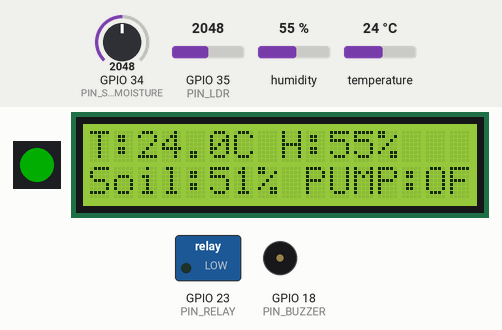
Recording of a program running on a simulated ESP32. Parts: 1 RGB LEDs in strip order, left to right, 16×2 character LCD, switched loads named in the program (green lamp = pin HIGH), buzzer (waves = sounding). The test bench sets the inputs (shaded band); at power-on: GPIO 34 (PIN_SOIL_MOISTURE) = 2048, temperature 24 °C, GPIO 35 (PIN_LDR) = 2048, humidity 55 %. Dim RGB values are drawn brighter than linear; WiFi joins after 1.5 s; servers stay silent unless stated; no MQTT or app messages arrive unless stated; what the program prints to the serial monitor is not drawn.

Above: at 4.3 s.
4.4 s: GPIO 34 (PIN_SOIL_MOISTURE) set to 1244
At 5.7 s:
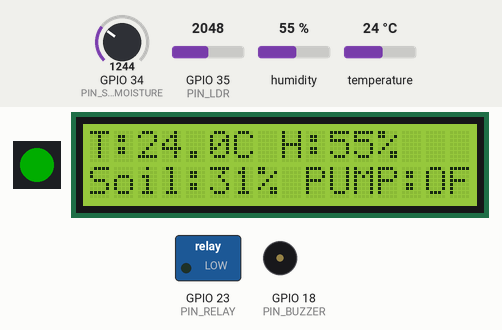
12.7 s: GPIO 34 (PIN_SOIL_MOISTURE) set to 1149
At 13.6 s:
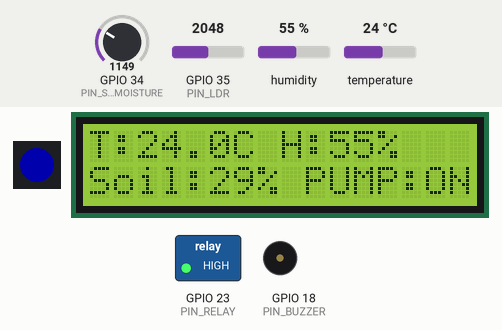
20.6 s: temperature set to 34.5 °C
At 24.5 s:
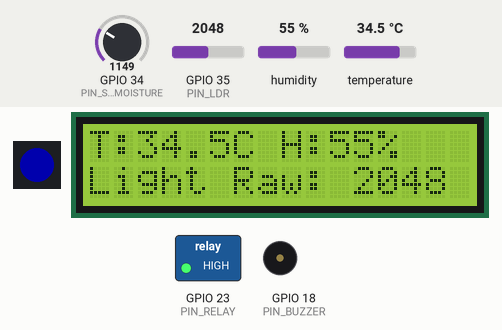
28.6 s: temperature set to 35.6 °C
At 32.3 s:
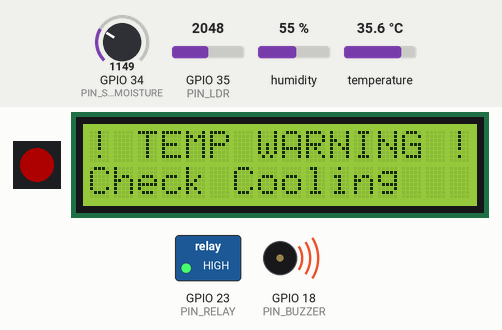
32.6 s: GPIO 34 (PIN_SOIL_MOISTURE) set to 18
34.3 s: GPIO 34 (PIN_SOIL_MOISTURE) set to 14
At 36.0 s:
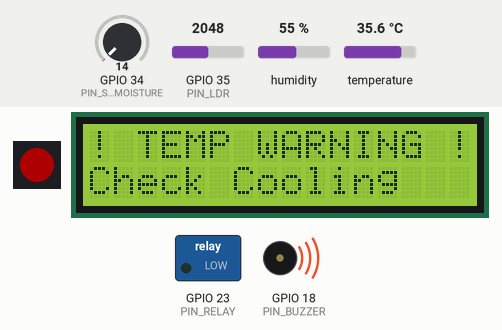
Timing chart, 0 to 37.5 s (numbered marks = the images above; inputs shaded):
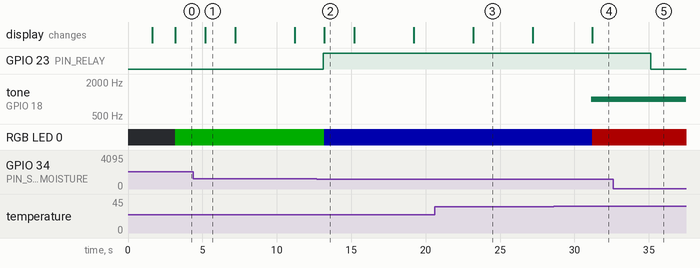

Measured:
- the behaviour switches between 1188 and 1187 on GPIO 34 (PIN_SOIL_MOISTURE) (found by bisection; images 1 and 2)
- the behaviour switches between 35 and 35.1 °C on temperature (found by bisection; images 3 and 4)
- the behaviour switches between 16 and 15 on GPIO 34 (PIN_SOIL_MOISTURE) (found by bisection; images 4 and 5)
- after the input at 4.4 s, the display: changes after 0.80 s (image 1)
- after the input at 12.7 s, GPIO 23 (PIN_RELAY): LOW → HIGH after 0.44 s; the display: changes after 0.49 s (image 2)
- after the input at 20.6 s, the display: changes after 2.6 s (image 3)
- after the input at 28.6 s, tone on GPIO 18 (PIN_BUZZER): silent → 1000 Hz after 2.5 s; the display: changes after 2.6 s (image 4)
- after the input at 32.6 s, every drawn part: stays the same
- after the input at 34.3 s, GPIO 23 (PIN_RELAY): HIGH → LOW after 0.84 s

The program:

main.cpp
```cpp
/**
 * @file main.cpp
 * @brief Enterprise IoT Smart Garden - Main execution firmware for ESP32.
 * @author JMRC
 */

#include <Arduino.h>
#include "config.h"
#include <sensors.h>
#include <actuators.h>
#include <display.h>
#include <network.h>


// --- NON-BLOCKING TIMING VARIABLES ---
unsigned long previousMillis = 0;
const long interval = 2000; // Read sensors and update system every 2 seconds
// Declaras esto fuera del loop (al principio de main.cpp o como variable global)
unsigned long lastTelemetryTime = 0;
const unsigned long telemetryInterval = 5000; // 5000 ms = 5 segundos

// Pump state variable for hysteresis control (prevents relay chatter)
bool pumpState = false;
unsigned long pumpStartTime = 0; // Tracks when the pump started running
bool pumpTimeoutError = false;   // Critical error flag for timeout exceeded

void setup() {
  Serial.begin(9600);
  // Conectar a la red Wi-Fi simulada de Wokwi
  WiFi.begin("Wokwi-GUEST", "");

  // Esperar a que se conecte (opcional pero recomendado para depurar)
  while (WiFi.status() != WL_CONNECTED) {
      delay(500);
      Serial.print(".");
  }
  Serial.println(F("\n[WiFi] Connected successfully to Wokwi-GUEST!"));
  // put your setup code here, to run once:

  Serial.println(F("[INIT] Booting Enterprise Smart Garden Node..."));
  initSensors();
  initActuators();
  initDisplay();
  initNetwork();
}

void loop() {
  // Mantener el cliente MQTT vivo en segundo plano
  // Es vital que esto se ejecute en cada pasada del loop para mantener la conexión viva
  mqttClient.loop();
  handleNetwork();
// Placed outside the 2-second interval so the operator can clear safety errors immediately.
if (Serial.available() > 0) {
    char command = Serial.read();
    if (command == 'R' || command == 'r') {
        pumpTimeoutError = false;
        pumpStartTime = 0;
        Serial.println(F("[INFO] Pump timeout error manually cleared by operator."));
    }
}

unsigned long currentMillis = millis();

// Non-blocking task execution based on defined interval
if (currentMillis - previousMillis >= interval) {
    previousMillis = currentMillis;

SensorData data = readAllSensors();
// Check each sensor cleanly using the flags processed in sensors.h
if (!data.dhtValid) {
    Serial.println(F("[ERROR] DHT22 sensor failure!"));
}
if (!data.soilValid) {
    Serial.println(F("[ERROR] Soil moisture sensor disconnected or failing!"));
}
if (!data.ldrValid) {
    Serial.println(F("[ERROR] LDR light sensor failure!"));
}
  // 2. Business Logic and Automation Rules
if (data.soilValid) {
    if (data.soilMoisturePercent < SOIL_PUMP_ON_THRESHOLD && !pumpTimeoutError) {
      // Hysteresis ON threshold: triggers only when soil drops below SOIL_PUMP_ON_THRESHOLD (e.g., 30%)
      // Also guarded by !pumpTimeoutError to prevent restarting after a safety shutdown
      if (!pumpState) {
           // Transition: Pump just turned on, record the start time for the watchdog timer
           pumpStartTime = currentMillis;
           pumpState = true;
        } else {
        // Pump was already running: check elapsed time
        if (currentMillis - pumpStartTime > MAX_PUMP_ON_TIME_MS) {
            pumpState = false;       // Emergency shut-off to prevent motor burnout or flooding
            pumpTimeoutError = true; // Lock further startups until soil recovers or system resets
            Serial.println(F("[CRITICAL] Pump timeout! Auto-shutoff engaged."));
        }
     }
} // Hysteresis OFF threshold: pump remains ON across the dead-band zone (30%-50%)
  // and only shuts off once moisture exceeds SOIL_PUMP_OFF_THRESHOLD (e.g., 50%)
  else if (data.soilMoisturePercent > SOIL_PUMP_OFF_THRESHOLD) {
  pumpState = false;
  pumpTimeoutError = false; // Reset error flag once soil is properly hydrated
  }
} else {
        pumpState = false; // Fail-safe: shut off if sensor disconnects
  }

  bool needsWatering = pumpState;
  bool isOverheating = (data.temperature > TEMP_HIGH_THRESHOLD);
  // Actuate Relay (Watering Pump)
  setWateringPump(needsWatering);

  // Manage Visual States and Audible Alarms
  if (isOverheating) {
    Serial.print(" STATE_WARNING ");
    setSystemVisualState(STATE_WARNING);
    triggerBuzzer(true); // Sound alarm on thermal risk
  } else if (needsWatering) {
    Serial.print(" STATE_WATERING ");
    setSystemVisualState(STATE_WATERING);
    triggerBuzzer(false);
  } else {
    Serial.print(" STATE_NORMAL ");
    setSystemVisualState(STATE_NORMAL);
    triggerBuzzer(false);
  }

  // 3. Serial Telemetry (Industrial Debugging)
  Serial.printf("Temp: %.1f C | Hum: %.1f %% | Soil: %d %%| Light: %d | Pump: %s\n", data.temperature, data.humidity, data.soilMoisturePercent, data.lightLevelRaw, needsWatering ? "ON" : "OFF");
  Serial.println(" ");

  // 4. Update LCD Display with live telemetry
  updateDisplay(data, needsWatering, isOverheating);

  // 5. Publicar telemetría por MQTT hacia la nube
  // Control de tiempo para publicar en la nube sin sobrecargar
  if (millis() - lastTelemetryTime >= telemetryInterval) {
    lastTelemetryTime = millis(); // Actualizamos el cronómetro
        publishTelemetry(data, needsWatering, pumpTimeoutError, isOverheating, needsWatering);
  }
}
}
```

actuators.h
```cpp
/**
 * @file actuators.h
 * @brief Actuator management, PWM buzzer control, NeoPixel status indicator, and relay pump handling.
 * @author JMRC
 */

#ifndef ACTUATORS_H
#define ACTUATORS_H

#include <Arduino.h>
#include <Adafruit_NeoPixel.h>
#include "config.h"

// --- NEOPIXEL OBJECT INITIALIZATION ---
// Parameters: Number of pixels (1), Pin (PIN_NEOPIXEL), Pixel type (GRB + 800KHz)
Adafruit_NeoPixel strip(1, PIN_NEOPIXEL, NEO_GRB + NEO_KHZ800);

/**
 * @brief Enumeration representing the high-level operational states of the system.
 */
enum SystemState {
	STATE_NORMAL,   // Green: System OK
	STATE_WATERING, // Blue: Active irrigation
	STATE_WARNING   // Red: Thermal or critical alert
};

/**
 * @brief Initializes actuators hardware, configures pins, sets initial safe states, and sets up PWM channels.
 */

void initActuators() {
	pinMode(PIN_RELAY, OUTPUT);
	pinMode(PIN_BUZZER, OUTPUT);

	// Ensure safe default state (everything OFF at startup)
	digitalWrite(PIN_RELAY, LOW);
	digitalWrite(PIN_BUZZER, LOW);

	// Initialize classic LEDC PWM channel for the buzzer (ESP32 Core v2.x compatible)
    // Parameters: channel (0), frequency (2000 Hz), resolution (8 bits)
    ledcSetup(0, 2000, 8);
    ledcAttachPin(PIN_BUZZER, 0);

	strip.begin();
	strip.setBrightness(50); // Set moderate brightness to protect power supply and prevent glare
	strip.show();            // Initialize strip to "off" state
}

/**
 * @brief Controls the physical water pump relay.
 * @param state Boolean flag: true to activate pump, false to stop.
 */

void setWateringPump(bool state) {
	digitalWrite(PIN_RELAY, state ? HIGH : LOW);
}

/**
 * @brief Updates the status RGB NeoPixel color based on the system state.
 * @param state SystemState enum value representing current operational mode.
 */

void setSystemVisualState(SystemState state) {
	switch (state) {
		case STATE_NORMAL:
			strip.setPixelColor(0, strip.Color(0, 255, 0)); // Green
			break;
		case STATE_WATERING:
			strip.setPixelColor(0, strip.Color(0, 0, 255)); // Blue
			break;
		case STATE_WARNING:
			strip.setPixelColor(0, strip.Color(255, 0, 0)); // Red
			break;
	}
	strip.show();
}

/**
 * @brief Controls the audible alert buzzer.
 * @param state Boolean flag: true to turn tone on, false to turn off.
 */

void triggerBuzzer(bool state) {
	state ? tone(PIN_BUZZER, 1000) : noTone(PIN_BUZZER);
}

#endif // ACTUATORS_H
```

display.h
```cpp
/**
 * @file display.h
 * @brief I2C LCD management, non-blocking screen rotation, and telemetry rendering.
 * @author JMRC
 */

#ifndef DISPLAY_H
#define DISPLAY_H

#include <Arduino.h>
#include <Wire.h>
#include <LiquidCrystal_I2C.h>
#include "config.h"
#include "sensors.h"

// --- I2C LCD INITIALIZATION ---
LiquidCrystal_I2C lcd(LCD_ADDR, LCD_COLS, LCD_ROWS);

// Timing variables for screen rotation
unsigned long lastScreenSwitch = 0;
const unsigned long SCREEN_INTERVAL = 3000; // Switch view every 3 seconds
bool toggleScreen = false;

/**
 * @brief Initializes the I2C bus, LCD display, and shows a startup splash screen.
 */

inline void initDisplay() {
    Wire.begin(I2C_SDA, I2C_SCL);
    lcd.init();
    lcd.backlight();

    //Display startup message
    lcd.setCursor(0, 0);
    lcd.print(F("Smart Garden IoT"));
    lcd.setCursor(0, 1);
    lcd.print(F("Initializing..."));
    delay(1500); // Brief pause for readability during boot
    lcd.clear();
}

/**
 * @brief Refreshes sensor telemetry and actuator states on the LCD with a non-blocking layout toggle.
 * @param data Struct containing current environmental sensor readings.
 * @param needsWatering Boolean flag indicating active irrigation status.
 * @param isOverheating Boolean flag indicating a thermal warning state.
 */

inline void updateDisplay(const SensorData& data, bool needsWatering, bool isOverheating) {
    unsigned long currentMillis = millis();

    // Non-blocking screen toggle interval to rotate metrics views
    if (currentMillis - lastScreenSwitch >= SCREEN_INTERVAL) {
        lastScreenSwitch = currentMillis;
        toggleScreen = !toggleScreen;
        lcd.clear(); // Clear residual characters when switching layouts
    }

    // Row 0: Always keeps Temperature and Humidity Telemetry (or overrides with warnings)
    lcd.setCursor(0, 0);
    if (isOverheating) {
        lcd.print(F("! TEMP WARNING !"));
    } else if (!data.dhtValid) {
        lcd.print(F("DHT22 Error!    ")); // Shows error if DHT fails or disconnects
    } else {
        lcd.print(F("T:"));
        lcd.print(data.temperature, 1);
        lcd.print(F("C H:"));
        lcd.print(data.humidity, 0);
        lcd.print(F("%  ")); // Trailing spaces to clear residual characters
    }

   // Row 1: Alternates between Actuator Status and Light/Soil details
    lcd.setCursor(0, 1);
    if (isOverheating) {
        lcd.print(F("Check Cooling   "));
    } else if (toggleScreen) {
        // Screen View A: Soil Moisture & Actuator status (Pump)
        if (!data.soilValid) {
            lcd.print(F("Soil Sens Error ")); // Shows error if soil sensor fails
        } else {
            lcd.print(F("Soil:"));
            lcd.print(data.soilMoisturePercent);
            if (needsWatering) {
                lcd.print(F("% PUMP:ON "));
            } else {
                lcd.print(F("% PUMP:OFF"));
            }
        }
    } else {
        // Screen View B: Light Level Telemetry or LDR Error
        if (!data.ldrValid) {
            lcd.print(F("LDR Error!      ")); // Shows error if LDR disconnects
        } else {
            lcd.print(F("Light Raw: "));
            lcd.print(data.lightLevelRaw);
            lcd.print(F("    "));
        }
    }
}

#endif // DISPLAY_H
```

network.h
```cpp
/**
 * @file network.h
 * @brief Network management, Wi-Fi initialization, and non-blocking MQTT telemetry publisher.
 * @author JMRC
 */

#ifndef NETWORK_MANAGER_H
#define NETWORK_MANAGER_H


#include <Arduino.h>
#include <WiFi.h>
#include <WiFiClient.h>
#include <PubSubClient.h>
#include <ArduinoJson.h>
#include "config.h"
#include <sensors.h>

// --- MQTT BUFFER CONFIGURATION ---
// Increase default buffer size to 512 bytes to prevent silent truncation
// of JSON payloads containing comprehensive telemetry metrics and state flags.

#define MQTT_MAX_PACKET_SIZE 512


// Network and MQTT client instances
WiFiClient espClient;
PubSubClient mqttClient(espClient);

// Non-blocking reconnection state variables
unsigned long lastReconnectAttempt = 0;
const unsigned long RECONNECT_INTERVAL_MS = 5000;

/**
 * @brief Initializes the MQTT broker settings.
 */

void initNetwork() {
    mqttClient.setServer(MQTT_SERVER, MQTT_PORT);
}

/**
 * @brief Attempts a non-blocking reconnection to the MQTT broker.
 * @return boolean True if connection is successful, false otherwise.
 */

boolean reconnectNonBlocking() {
    if (mqttClient.connect(MQTT_CLIENT_ID, MQTT_USER, MQTT_PASSWORD)) {
        Serial.println(F("[MQTT] Connected successfully to HiveMQ broker."));
    } else {
        Serial.print(F("[MQTT] Failed, rc="));
        Serial.print(mqttClient.state());
    }
    return mqttClient.connected();
}

/**
 * @brief Manages network health, handling Wi-Fi checks and non-blocking MQTT reconnections.
 */

void handleNetwork() {
    // 1. Abort if Wi-Fi link is down
    if (WiFi.status() != WL_CONNECTED) {
        return;
    }

    // 2. Manage MQTT connection state without blocking the main event loop
    if (!mqttClient.connected()) {
        unsigned long currentMillis = millis();
        if (currentMillis - lastReconnectAttempt >= RECONNECT_INTERVAL_MS) {
            lastReconnectAttempt = currentMillis;
            if (reconnectNonBlocking()) {
                lastReconnectAttempt = 0;
            }
        }
    } else {
        // Process incoming packets and maintain the keep-alive heartbeat
        mqttClient.loop();
    }
}

/**
 * @brief Serializes sensor data and system status into a JSON payload and publishes via MQTT.
 * @param data Struct containing current environmental readings.
 * @param pumpState Current operational state of the water pump.
 * @param timeoutError Flag indicating a safety runaway timeout error.
 * @param isOverheating Flag indicating thermal warning state.
 * @param needsWatering Flag indicating active irrigation state.
 */

void publishTelemetry(SensorData data, bool pumpState, bool timeoutError,bool isOverheating, bool needsWatering) {
    // 1. Ensure broker connectivity before serializing payload
    if (!mqttClient.connected()) {
    Serial.println(F("[MQTT] Connection lost. Attempting reconnection..."));
    if (!reconnectNonBlocking()) {
            Serial.println(F("[MQTT] Reconnection failed. Retrying next cycle."));
            return; // Sale para no bloquear el programa
        }
    }
    // Maintain stack activity prior to serialization
    mqttClient.loop();

    // 2. Construct optimized JSON document using StaticJsonDocument

    StaticJsonDocument<512> doc;
    doc["device_id"] = MQTT_CLIENT_ID;
    doc["uptime_ms"] = millis();
    doc["temperature"] = roundf(data.temperature * 100.0) / 100.0;
    doc["humidity"] = roundf(data.humidity * 100.0) / 100.0;
    doc["soil_moisture"] = data.soilMoisturePercent;
    doc["light_raw"] = data.lightLevelRaw;
    doc["pump_status"] = pumpState ? "ON" : "OFF";
    doc["safety_lock"] = timeoutError;

    // Evaluate system operational states
    if (isOverheating) {
    doc["system_state"] = "WARNING_OVERHEATING";
    } else if (needsWatering) {
    doc["system_state"] = "STATE_WATERING";
    } else {
    doc["system_state"] = "STATE_NORMAL";
    }
    char payload[512];
    serializeJson(doc, payload);

    String topic = String("garden/") + MQTT_CLIENT_ID + "/telemetry";

    // 3. Publish payload to broker
    if (mqttClient.publish(topic.c_str(), payload)) {
        Serial.println(F("[MQTT] Telemetry packet published successfully."));
    } else {
        Serial.println(F("[ERROR] Failed to publish MQTT telemetry packet."));
        mqttClient.disconnect(); // Force clean disconnect to trigger recovery on next cycle
    }
}

#endif // NETWORK_H
```

sensors.h
```cpp
/**
 * @file sensors.h
 * @brief Sensor management, data acquisition, and validation routines for ESP32 Smart Garden.
 * @author JMRC
 */

#ifndef SENSORS_H
#define SENSORS_H

#include <Arduino.h>
#include <DHT.h>
#include "config.h"

// --- SENSOR OBJECT INITIALIZATION ---
DHT dht(PIN_DHT, DHT22);

/**
 * @brief Structure containing environmental sensor readings and hardware validation flags.
 */

struct SensorData {
float temperature;
float humidity;
int soilMoistureRaw; // Raw ADC reading (0 - 4095) for debugging purposes
int soilMoisturePercent; // Mapped value (0 - 100%) for HMI / dashboard display
int lightLevelRaw; // Raw ADC reading for photoresistor
bool dhtValid;   // Hardware validation flag for DHT22
bool soilValid;  // Hardware validation flag for soil moisture sensor
bool ldrValid;   // Hardware validation flag for LDR sensor
};

/**
 * @brief Initializes sensor hardware interfaces and pins.
 */

void initSensors() {
 	dht.begin();
	pinMode(PIN_SOIL_MOISTURE, INPUT);
	pinMode(PIN_LDR, INPUT);
 }

/**
 * @brief Reads all environmental sensors, performs defensive range checks, and returns structured data.
 * @return SensorData Struct containing measurements and validity flags.
 */

 SensorData readAllSensors() {
 	SensorData data;

	// 1. Read and validate DHT22 (Ambient Temperature & Humidity)
 	if (isnan(data.temperature) || isnan(data.humidity)) {
        data.dhtValid = false;
        data.temperature = 0.0f;
        data.humidity = 0.0f;
    } else {
        data.dhtValid = true;
        data.temperature = dht.readTemperature();
 	    data.humidity = dht.readHumidity();
    }

	// 2. Read and validate Soil Moisture Sensor (Analog ADC)
    data.soilMoistureRaw = analogRead(PIN_SOIL_MOISTURE);

    // Defensive check: Detect physical disconnection (open circuit / rail short)
    if (data.soilMoistureRaw <= 15 || data.soilMoistureRaw >= 4080) {
        data.soilValid = false;
        data.soilMoisturePercent = 0; // Safe default state
    } else {
        data.soilValid = true;
        // Map the raw value (0-4095) to a soil moisture percentage (0-100%) and constrain
        int mappedValue = map(data.soilMoistureRaw, 4095, 0, 100, 0);
        data.soilMoisturePercent = constrain(mappedValue, 0, 100);
    }

	// 3. Read and validate LDR (Light Dependent Resistor)
    data.lightLevelRaw = analogRead(PIN_LDR);

    // Defensive check for LDR disconnection
    if (data.lightLevelRaw <= 5 || data.lightLevelRaw >= 4080) {
        data.ldrValid = false;
        data.lightLevelRaw = 0;
    } else {
        data.ldrValid = true;
    }
 	return data;
 }

 #endif // SENSORS_H
```

Source omitted: config.h (2006 bytes)
